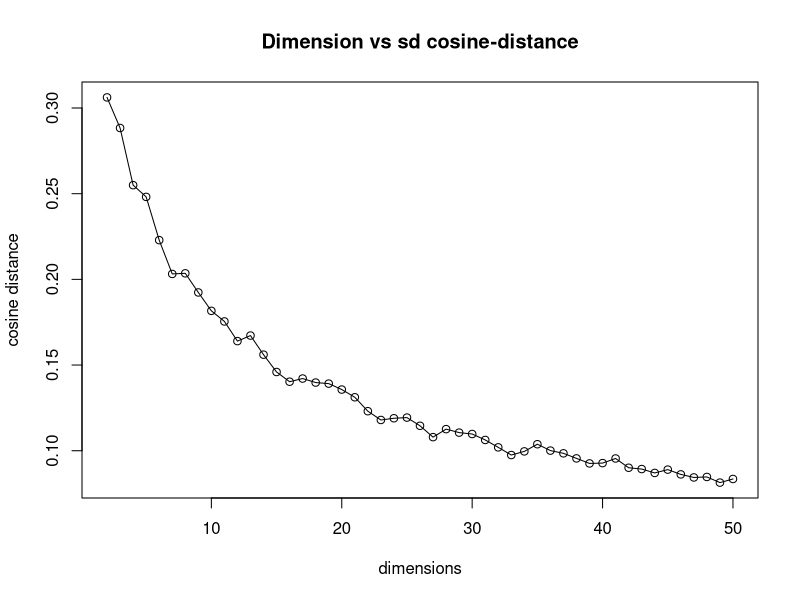
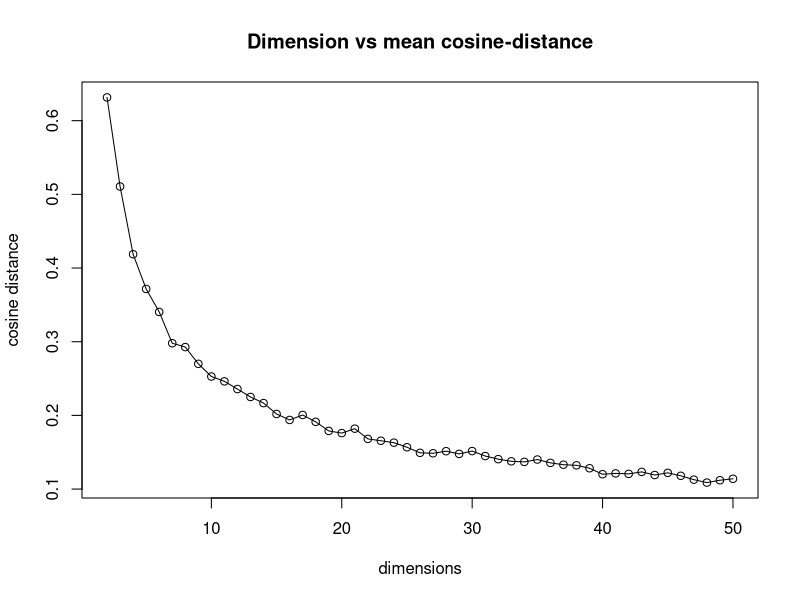
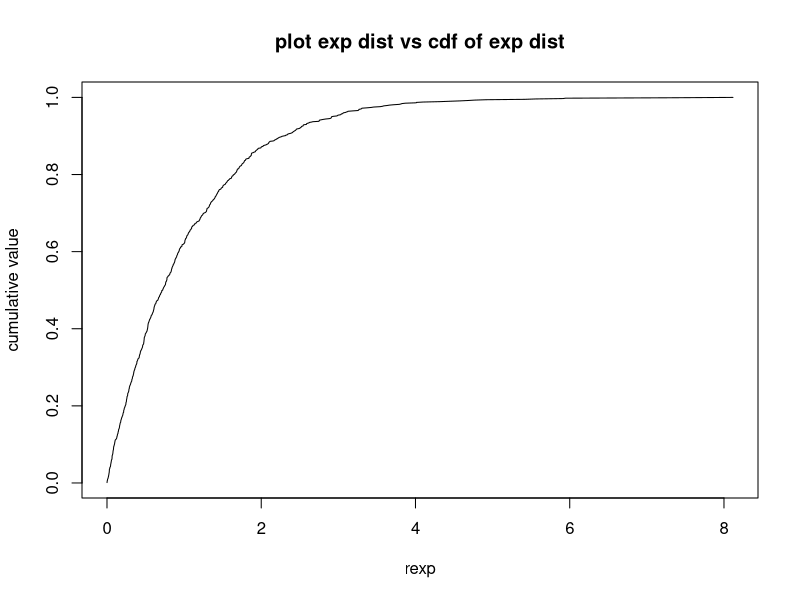
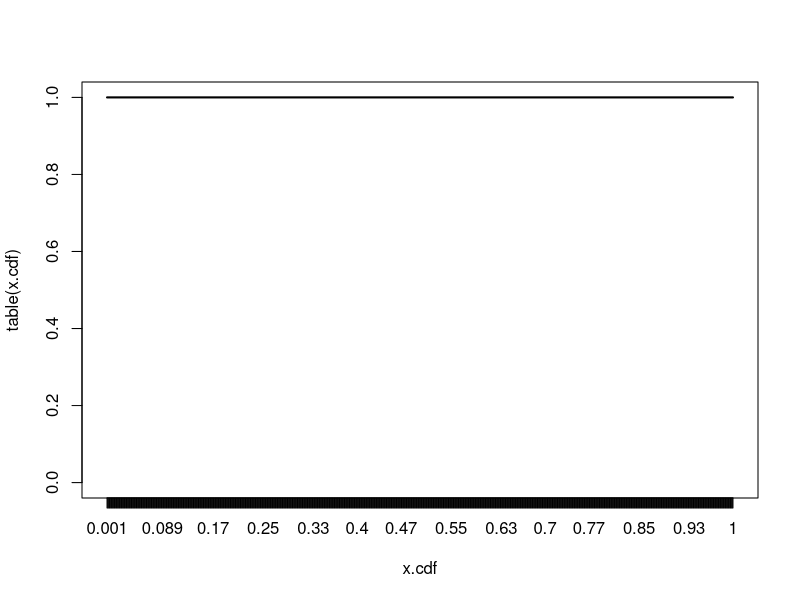
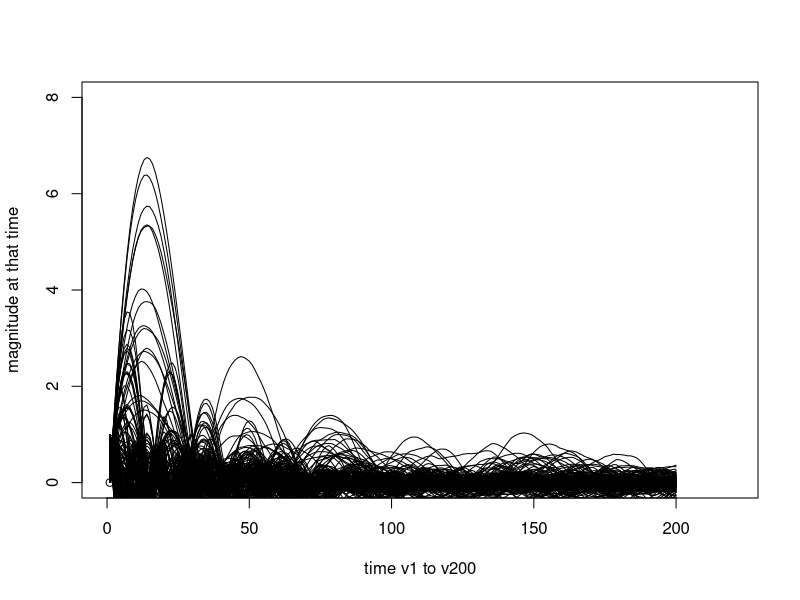
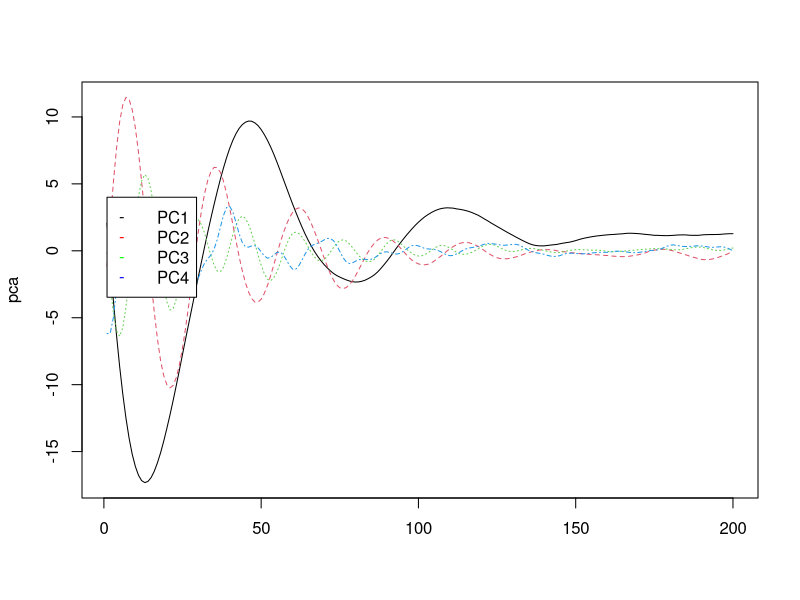

Here is the R script that generated these plots, in order: (Note: this script raises an error after producing the figures.)
## ---- chunk 1
#install.packages("mlbench")
## ---- chunk 2
library("mlbench")
data("Ionosphere")
#summary(Ionosphere)
## ---- chunk 3
# compute the co-variance for each class (good,bad)
X = as.matrix(Ionosphere)
X_good = X[ X[,35] == "good", ] 
X_good = X_good[,3:34]
X_bad = X[ X[,35] == "bad", ] 
X_bad = X_bad[,3:34]

## convert the character matrix to numeric
X_good = apply(X_good,c(1,2), as.numeric)
X_bad = apply(X_bad,c(1,2), as.numeric)

## scale
X_good_scaled = scale(X_good,center=TRUE,scale=FALSE)
X_bad_scaled = scale(X_bad,center=TRUE,scale=FALSE)

## covaraince
n_good = nrow(X_good)
n_bad = nrow(X_bad)
cov_good = t(X_good_scaled) %*% X_good_scaled/n_good
cov_bad = t(X_bad_scaled) %*% X_bad_scaled/n_bad
## ---- chunk 4
mean_good  = colMeans(X_good)
mean_bad = colMeans(X_bad)

## ---- chunk 5
#mahalanobis(X_good[1,], mean_good ,cov_good)

nearest = c()
samples = c(rep(1:nrow(X)))
for( row in samples){
  library('MASS')
  
  point = X[row, 3:34]
  point = sapply(point, as.numeric)
  dist_from_good = sqrt(t( point - mean_good) %*% solve(cov_good) %*% ( point - mean_good))
  dist_from_bad  = sqrt(t(point - mean_bad) %*% solve(cov_bad) %*% (point - mean_bad))
  
  if (dist_from_bad > dist_from_good) {
    nearest = c(nearest, "good")
  }
  else{
    nearest = c(nearest, "bad")
  }
}

## ---- chunk 6
confMatrix = table(nearest, Ionosphere$Class)
confMatrix
#colnames(confMatrix)
#rownames(confMatrix)
## ---- chunk 7

## for each dimension:

number_of_points = 1000
dimensions = c(rep(2:50));

# sd and mean vectors:

cos.sd = c()
cos.mean = c()

cos.sim <- function(vector1,vector2){
  distance =  crossprod(vector1, vector2)/sqrt(crossprod(vector1) * crossprod(vector2))
  return(abs(distance))
}

computeMatrix <- function(dimension){
  
  # genereate values from standard normal dist
  # for each dimension
  m1 = matrix(rnorm(dimension * number_of_points), nrow=number_of_points, ncol=dimension )
  m2= matrix(rnorm(dimension * number_of_points), nrow = number_of_points, ncol = dimension)
  
  # list to storte cosine distances
  # cos.matrix = matrix(data=NA,nrow= number_of_points,ncol=number_of_points)
  cos.list = c()
  
  
  # compute cosine dist between all the points
  # cosine_distances = matrix(apply(m,1, cos.sim, vector),      nrow=number_of_points, ncol=number_of_points)
  for(i in c(1:number_of_points)){
    vector1 = m1[i,]      
    vector2 = m2[i,]
    cos.list = c(cos.list, cos.sim(vector1, vector2))
  }#for
  
  # compute the sd and mean of cos.dist obtained and save in vector
  # <<- is used for accessing global variables.
  #current_length = length(cos.sd)
  cos.sd <<- append(cos.sd, sd(cos.list), after = length(cos.sd))
  cos.mean <<- append(cos.mean, mean(cos.list), after = length(cos.mean))
  
} #def computeMatrix


# main call dimensions: 2: 1000 execute fun::computeMatrix
s = sapply(dimensions,computeMatrix)
## ---- chunk 8
# plot mean, sd as function of dimension: [2, 1000]
plot( dimensions, cos.sd, xlab = "dimensions", ylab="cosine distance", main="Dimension vs sd cosine-distance")
lines(dimensions, cos.sd)
## ---- chunk 9
plot( dimensions, cos.mean, xlab = "dimensions", ylab="cosine distance", main="Dimension vs mean cosine-distance")
lines(dimensions, cos.mean)
## ---- chunk 10
# sample size
n = 1000

# random sample from exponential dist
x = rexp(1000, rate=1)


# sort values
x = sort(x) 

# frequency distribution of x
x.freq = table(x)

# cdf
x.cdf = c()
for(value in x){
  x.cdf = append(x.cdf, length(x[ x <= value])/n, after= length(x.cdf))
}

plot(x,x.cdf, type="l", xlab="rexp", ylab="cumulative value", main="plot exp dist vs cdf of exp dist")
## ---- chunk 11
plot(table(x.cdf), type="l")
## ---- chunk 12

time_series = read.csv("../time_series.csv")

plot(0, xlim=c(0,220), ylim= c(0,8), xlab="time v1 to v200", ylab="magnitude at that time")
s=apply(time_series, 1, lines, type="l")
## ---- chunk 13
time_series_scaled = scale(t(time_series),center=TRUE,scale=FALSE)

# compute the covariace matrix (X-u)(X-u)^T   (n*1)(1*n) matrix = n*n(matrix)
n = nrow(time_series_scaled)
cov = t(time_series_scaled) %*% time_series_scaled/n

#Perform the PCA by computing the SVD of the sample co-variance matrix:
# singular value decomposition
svd =  svd(cov) # take the singular value decomposition S = UDU^t
svd$d
#Now lets perform the PCA:
pca = time_series_scaled %*% svd$u[,1:4]

# plot the principal components:
dim(pca)
matplot(pca, type="l")
legend(1, 4, c("    PC1", "    PC2", "    PC3", "    PC4"), pch="----", col = c("black", "red", "green", "blue"))
## ---- chunk 14

max_amplitude = c()
min_amplitude = c()
# lets derive these feautures
for(i in c(1:nrow(time_series))){
  obj = time_series[i,]
  max_amplitude <<- append(max_amplitude, max(time_series[i,]), after = length(max_amplitude))
  min_amplitude <<- append(min_amplitude, min(time_series[i,]), after = length(min_amplitude))
}

# now we have two features of each time-series object. Lets plot
plot(max_amplitude, min_amplitude)
## ---- chunk 15
c2 = c(1:1000)/1000
c1 = c(1:999) + 1/1000
c1 = append(c1, 1/1000, after=length(c2))

plot(c1, c2)


## ---- chunk 16
c2 = c(1:1000)/1000
c1 = c(1:999)/1000 + 1/1000
c1 = append(c1, 1/1000, after=length(c1))

## ---- chunk 17
#mean()
sum(c1-c2)/1000

## ---- chunk 18
length(c1[c1 < c2]) 

## ---- chunk 19
weights_below_20= c(22,23,24, 35, 26)
weights_above_20 = c(60, 80, 70, 99)

boxplot(weights_below_20, weights_above_20, names=c("below 20 age weights", "above 20 age weights"))

